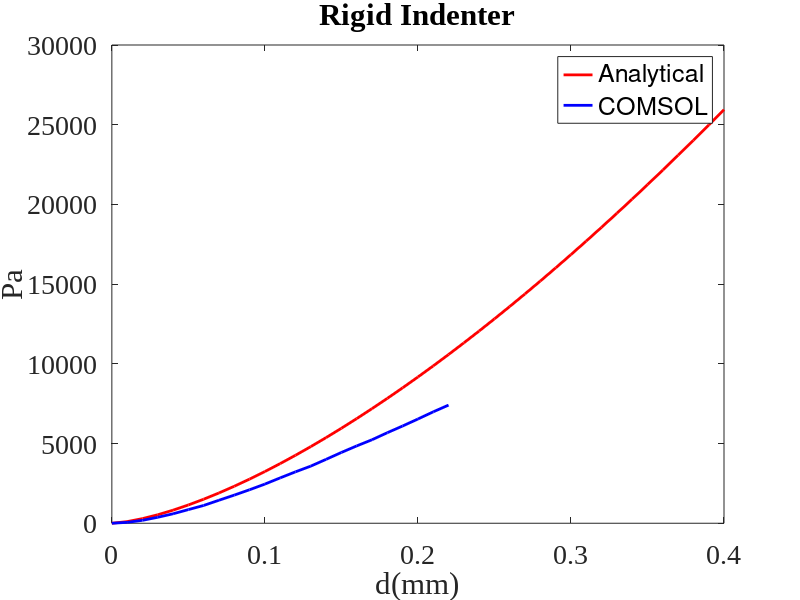
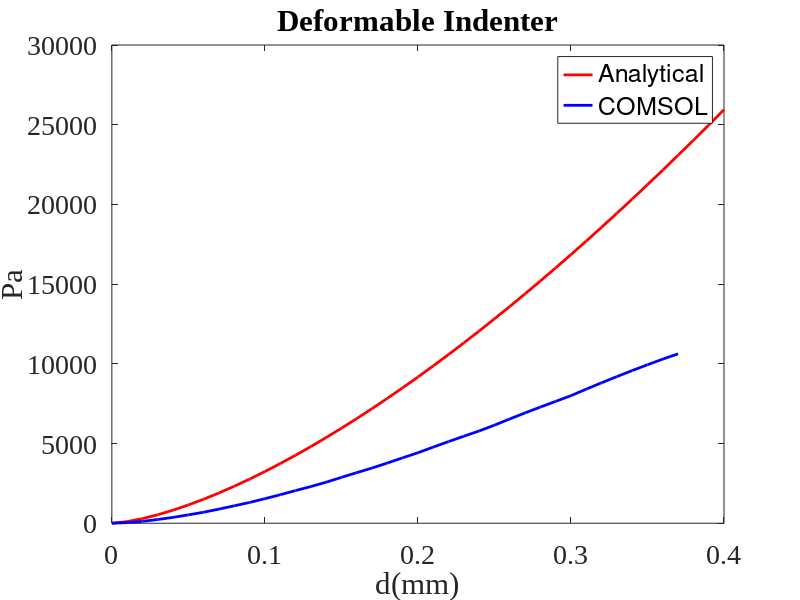
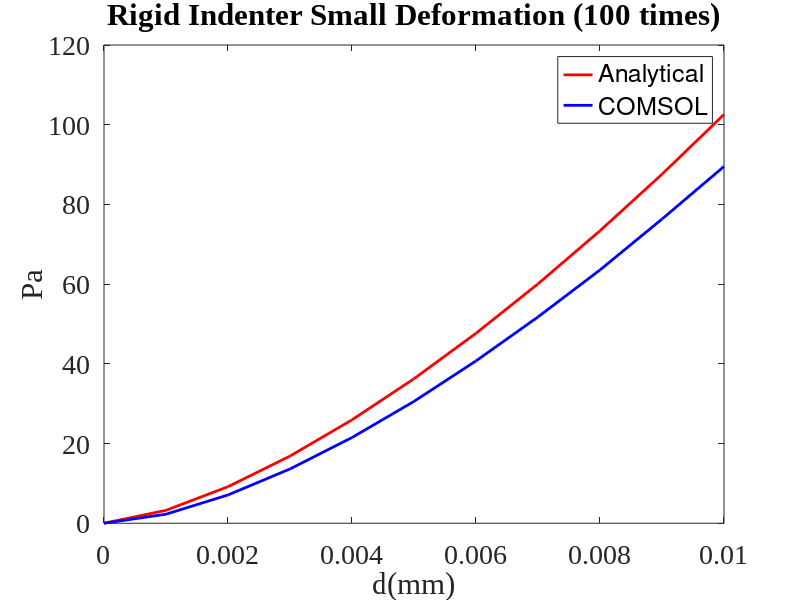
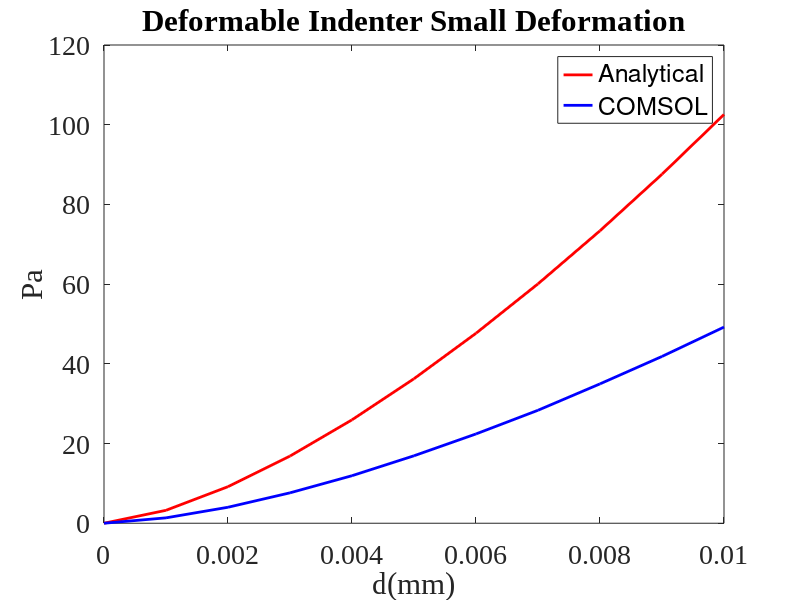

These charts were generated, in order, by the following MATLAB code:
clear
clc
close all

E = 70E9;%Pa
v = 0.3;
R = 1;%mm
d = 0:0.01:0.4;%mm

for i = 1:1:size(d,2)
    F(i) = (4/3)*(E/(1-v^2))*(0.001*R)^(1/2)*(0.001*d(i))^(3/2);
end
%% In rigid intender case, the Young's modulus of intender is 100 times as Young's modulus in substrate
F_C=-[0.0000,-55.186,-183.19,-374.27,-593.37,-855.64,-1116.1,-1443.2,-1765.4,-2101.8,-2455.7,-2846.1,-3225.3,-3583.7,-4008.8,-4441.0,-4850.9,-5237.7,-5679.5,-6100.1,-6538.0,-6988.4,-7410.5];
figure(1)
plot(d,F,'r-','Markersize',6,'LineWidth',2)
hold on
plot(0:0.01:0.01*(size(F_C,2)-1),F_C,'b-','Markersize',6,'LineWidth',2)
hold on
xlabel({'d(mm)'},'FontSize',20);
ylabel({'Pa'},'FontSize',20);
set(gca, 'FontName','Times New Roman','FontSize', 20)
legend('Analytical','COMSOL')
title('Rigid Indenter')

%%In deformable intender case, the Young's modulus of intender is same as Young's modulus in substrate
F_C=-[0,-39.023,-116.98,-234.77,-367.54,-525.27,-691.62,-885.90,-1093.8,-1302.9,-1540.9,-1787.0,-2047.6,-2301.8,-2573.0,-2877.0,-3173.8,-3463.2,-3776.6,-4103.4,-4422.6,-4775.5,-5121.8,-5459.4,-5787.8,-6153.7,-6541.8,-6919.9,-7287.7,-7644.8,-8003.2,-8412.4,-8811.2,-9199.4,-9576.5,-9942.4,-10297,-10625];

figure(2)
plot(d,F,'r-','Markersize',6,'LineWidth',2)
hold on
plot(0:0.01:0.01*(size(F_C,2)-1),F_C,'b-','Markersize',6,'LineWidth',2)
hold on
xlabel({'d(mm)'},'FontSize',20);
ylabel({'Pa'},'FontSize',20);
set(gca, 'FontName','Times New Roman','FontSize', 20)
legend('Analytical','COMSOL')
title('Deformable Indenter')

%% Because the above cases are in large deformation, I testified in small deformation with refined mesh.
d = 0:0.001:0.01;%mm

for i = 1:1:size(d,2)
    FR(i) = (4/3)*(E/(1-v^2))*(0.001*R)^(1/2)*(0.001*d(i))^(3/2);
end

F_C = -[0.0000 -2.2711 -7.0979 -13.622 -21.506 -30.574 -40.729 -51.762 -63.555 -76.320 -89.519];
figure(3)
plot(d,FR,'r-','Markersize',6,'LineWidth',2)
hold on
plot(d,F_C,'b-','Markersize',6,'LineWidth',2)
hold on
xlabel({'d(mm)'},'FontSize',20);
ylabel({'Pa'},'FontSize',20);
set(gca, 'FontName','Times New Roman','FontSize', 20)
legend('Analytical','COMSOL')
title('Rigid Indenter Small Deformation (100 times)')

F_C = -[0.0000 -1.3529 -4.0113 -7.6294 -11.927 -16.927 -22.406 -28.347 -34.971 -41.853 -49.219];

figure(4)
plot(d,FR,'r-','Markersize',6,'LineWidth',2)
hold on
plot(d,F_C,'b-','Markersize',6,'LineWidth',2)
hold on
xlabel({'d(mm)'},'FontSize',20);
ylabel({'Pa'},'FontSize',20);
set(gca, 'FontName','Times New Roman','FontSize', 20)
legend('Analytical','COMSOL')
title('Deformable Indenter Small Deformation')
%% It can be seen that in the large deformation cases,
%the analytical solution cannot be a good solution just because the over
%large deformation violated the preconditions for building the solution.
%But in small deformation cases the rigid intender matches the analytical
%solution better because it approaches the analytical solution's rigid body
%assumption better.
%As for the deformable intender it is meaning less.
%The von-Mises stress on the deformed shape is shown in the COMSOL file I
%attached in the Canvas.
